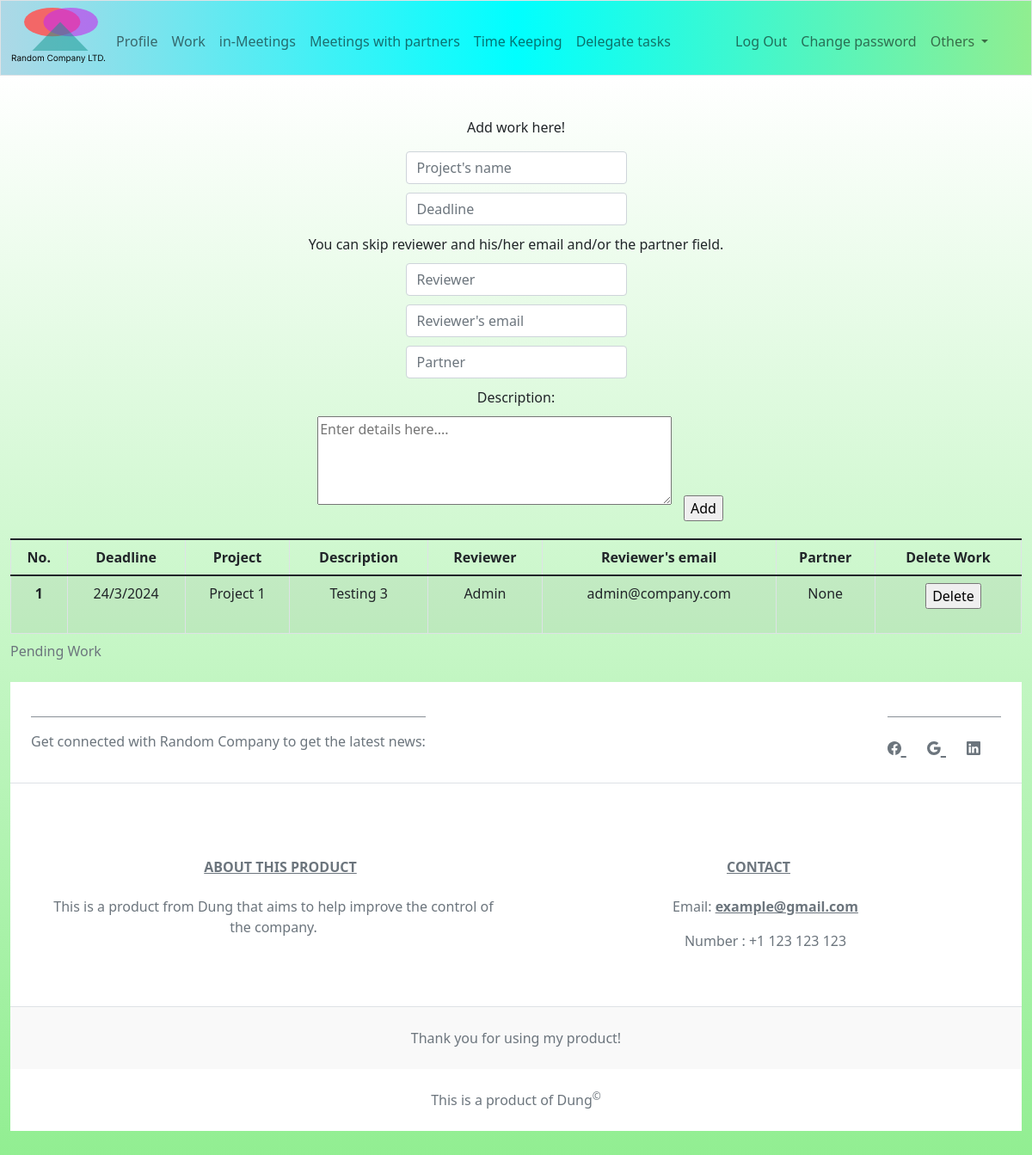
The app's page /work (signed in), older data.
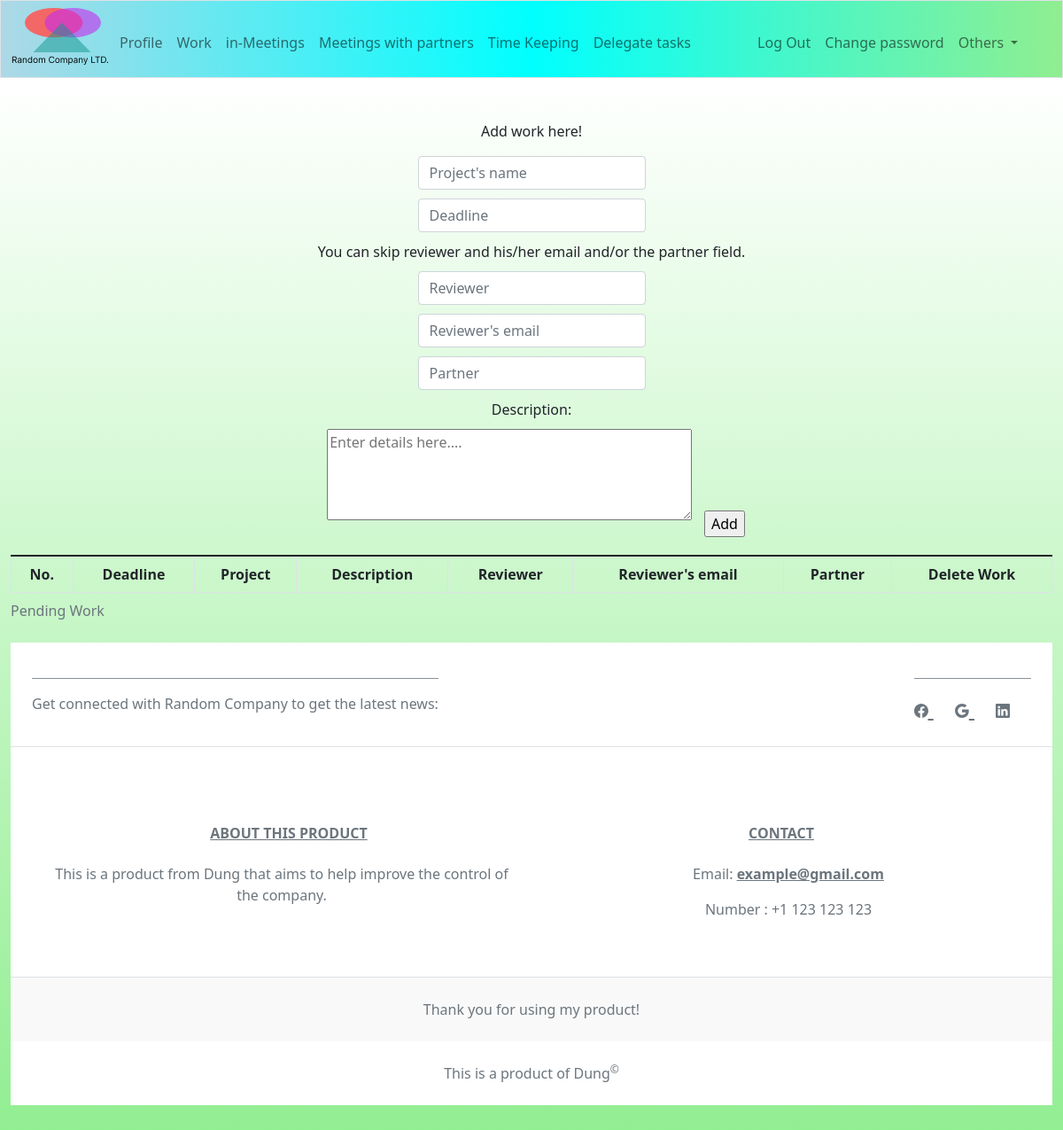
The same page, newer data.
### tables this page shows
CREATE TABLE work (
    id INTEGER,
    worker_id INTEGER,
    project_id INTEGER,
    description TEXT NOT NULL,
    deadline TEXT NOT NULL,
    reviewer_id INTEGER,
    partner_id INTEGER,
    PRIMARY KEY(id),
    FOREIGN KEY(worker_id) REFERENCES workers(id),
    FOREIGN KEY(reviewer_id) REFERENCES workers(id),
    FOREIGN KEY(project_id) REFERENCES projects(id),
    FOREIGN KEY(partner_id) REFERENCES partners(id)
);

CREATE TABLE projects (
    id INTEGER,
    name TEXT NOT NULL UNIQUE,
    partner_id INTEGER,
    PRIMARY KEY(id),
    FOREIGN KEY(partner_id) REFERENCES partners(id)
);

CREATE TABLE workers (
    id INTEGER,
    name TEXT NOT NULL,
    email TEXT NOT NULL UNIQUE,
    pwd_hash TEXT NOT NULL,
    team_id INTEGER,
    birth TEXT NOT NULL,
    role TEXT NOT NULL,
    PRIMARY KEY(id),
    FOREIGN KEY(team_id) REFERENCES teams(id)
);

### app.py (the view)
@app.route("/work", methods=["GET", "POST"])
@login_required
def work():
    if request.method == "POST":
        if not (project := request.form.get("project").title()):
            return apology("You must enter a project that the work belongs to!")
        if not (info := request.form.get("info")):
            return apology("You must add description for the work!")
        if not (deadline := request.form.get("deadline")):
            return apology("You must enter a deadline for your work!")
        try:
            if datetime.strptime(deadline, "%d/%m/%Y") <= datetime.now():
                return apology("Not a valid deadline!")
        except ValueError:
            return apology("Inappropriate date format!")
        review = True
        reviewer_email = request.form.get("reviewer_email")
        if not (reviewer := request.form.get("reviewer")) and not (reviewer_email):
            review = False
        partner_rev = True
        if not (partner := request.form.get("partner").title()):
            partner_rev = False
        if len(fetch1 := db.execute("SELECT id FROM projects WHERE name = ?", project)) < 1:
            return apology("No such project!")
        project_id = fetch1[0]["id"]
        fetch2 = db.execute("SELECT id FROM workers WHERE name = ? AND email = ?", reviewer, reviewer_email)
        if review and len(fetch2) < 1:
            return apology("No such reviewer!")
        if len(fetch2) == 0:
            reviewer_id = None
        else:
            reviewer_id = fetch2[0]["id"]
        fetch3 = db.execute("SELECT id FROM partners WHERE name = ?", partner)
        if partner_rev and len(fetch3) < 1:
            return apology("No such partner!")
        if len(fetch3) == 0:
            partner_id = None
        else:
            partner_id = fetch3[0]["id"]
        if review:
            if partner_rev:
                db.execute("""INSERT INTO work(worker_id, project_id, description, deadline, reviewer_id, partner_id)
                        VALUES(?, ?, ?, ?, ?, ?)""", session["user_id"], project_id, info, deadline, reviewer_id, partner_id)
            else:
                db.execute("""INSERT INTO work(worker_id, project_id, description, deadline, reviewer_id, partner_id)
                        VALUES(?, ?, ?, ?, ?, NULL)""", session["user_id"], project_id, info, deadline, reviewer_id)
        else:
            if partner_id:
                db.execute("""INSERT INTO work(worker_id, project_id, description, deadline, reviewer_id, partner_id)
                            VALUES(?, ?, ?, ?, NULL, ?)""", session["user_id"], project_id, info, deadline, partner_id)
            else:
                db.execute("""INSERT INTO work(worker_id, project_id, description, deadline, reviewer_id, partner_id)
                        VALUES(?, ?, ?, ?, NULL, NULL)""", session["user_id"], project_id, info, deadline)
        return redirect("/work")
    else:
        works = []
        work = db.execute("SELECT * FROM work WHERE worker_id = ?", session["user_id"])
        for item in work:
            if datetime.strptime(item["deadline"], "%d/%m/%Y") < datetime.now():
                continue
            if len(fetch1 := db.execute("SELECT name, email FROM workers WHERE workers.id = ?", item["reviewer_id"])) == 0:
                reviewer, re_email = "None", "None"
            else:
                reviewer, re_email = fetch1[0]["name"], fetch1[0]["email"],
            if len(fetch2 := db.execute("SELECT name FROM partners WHERE partners.id = ?", item["partner_id"])) == 0:
                partner = "None"
            else:
                partner = fetch2[0]["name"]
            project = db.execute("SELECT name FROM projects WHERE id = ?", item["project_id"])[0]["name"]
            works.append([ item["id"],
                {"reviewer": reviewer,
                "email": re_email,
                "project": project,
                "partner": partner,
                "description": item["description"],
                "deadline": item["deadline"]
                }])
            works = sorted(works, key=lambda data: datetime.strptime(data[1]["deadline"], "%d/%m/%Y"), reverse=False)
        return render_template("work.html", works=works)

### app.py (called while the page is built)
@app.after_request
def after_request(response):
    response.headers["Cache-Control"] = "no-cache, no-store, must-revalidate"
    response.headers["Expires"] = 0
    response.headers["Pragma"] = "no-cache"
    return response

### funcs.py (called while the page is built)
def login_required(func):
    @wraps(func)
    def decorated_function(*args, **kwargs):
        if session.get("user_id") is None:
            return redirect("/login")
        return func(*args, **kwargs)
    return decorated_function

### templates/work.html (shortened to what this page needs)
{% extends "layout.html" %}
{% block main %}
    <div>
        <p>Add work here!</p>
        <form action="/work" method="post" id="add-work">
            <input type="text" name="project" autofocus autocomplete="off" class="inp form-control mx-auto w-auto" placeholder="Project's name">
            <input type="text" name="deadline" autocomplete="off" class="inp form-control mx-auto w-auto" placeholder="Deadline">
            <label for="reviewer">You can skip reviewer and his/her email and/or the partner field.</label>
            <input type="text" name="reviewer" autocomplete="off" class="inp form-control mx-auto w-auto" placeholder="Reviewer">
            <input type="text" name="reviewer_email" autocomplete="off" class="inp form-control mx-auto w-auto" placeholder="Reviewer's email">
            <input type="text" name="partner" autocomplete="off" class="inp form-control mx-auto w-auto" placeholder="Partner">
            <label for="info">Description:</label><br>
            <textarea type="text" name="info" id="info" autocomplete="off" class="description" form="add-work" placeholder="Enter details here...."></textarea>
            <input type="submit" value="Add">
        </form>
    </div>
    <table class="table table-striped table-bordered table-hover">
        <caption>Pending Work</caption>
        <thead class="thead-light">
            <th scope="col">No.</th>
            <th scope="col">Deadline</th>
            <th scope="col">Project</th>
            <th scope="col">Description</th>
            <th scope="col">Reviewer</th>
            <th scope="col">Reviewer's email</th>
            <th scope="col">Partner</th>
            <th scope="col">Delete Work</th>
        </thead>
        <tbody>
            {% for work in works %}
                <tr>
                    <th scope="row">{{ loop.index }}</th>
                    <td>{{ work[1]["deadline"] }}</td>
                    <td>{{ work[1]["project"] }}</td>
                    <td>{{ work[1]["description"] }}</td>
                    <td>{{ work[1]["reviewer"] }}</td>
                    <td>{{ work[1]["email"] }}</td>
                    <td>{{ work[1]["partner"] }}</td>
                    <td>
                        <form action="/delete_work" method="post">
                            <input type="submit" value="Delete">
                        </form>
                    </td>
                </tr>
            {% endfor %}
        </tbody>
    </table>
{% endblock %}

Row changes from the older to the newer data that the page shows:
removed work: deadline "24/3/2024", description "Testing 3"
no longer on this page (row unchanged): projects: name "Project 1"
no longer on this page (row edited): workers: name "Admin", email "admin@company.com"
Text that changed along with them:
list line gone: "1 None Delete"
